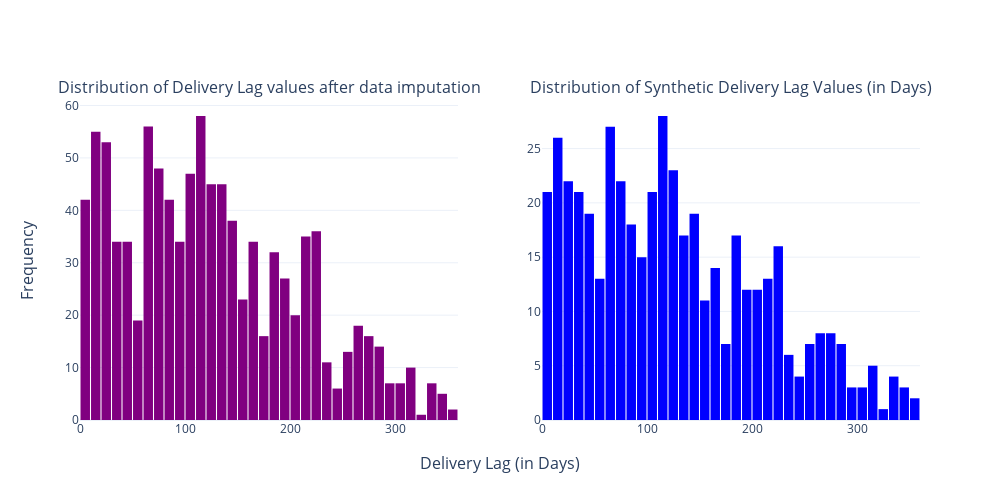

Notebook code for this chart:
### Code cell
# Plot histogram to assess the distribution of Delivery_Lag values after data cleaning and imputation
fig = make_subplots(rows=1, cols=2, x_title='Delivery Lag (in Days)', y_title='Frequency',
                       subplot_titles=['Distribution of Delivery Lag values after data imputation', 'Distribution of Synthetic Delivery Lag Values (in Days)'])

# Create histogram plots to visualize distributions
fig1 = px.histogram(df.Delivery_Lag, color_discrete_sequence=['purple'])
fig2 = px.histogram(valid_values, color_discrete_sequence=['blue'])

# Add plots to subfigure
fig.add_trace(fig1.data[0], row=1, col=1)
fig.add_trace(fig2.data[0], row=1, col=2)

# Adjust layout and display
fig.update_layout(showlegend=False, bargap=0.1, height=500, width=1000)
fig.show()

### Figure 1 — Plotly figure (JSON) as saved in the notebook; plotly's stock layout.template omitted (floating-point values rounded to 4 significant figures; data arrays with more than 128 entries replaced by an {"elided": "..."} marker saying what was removed)
{"data": [{"alignmentgroup": "True", "bingroup": "x", "hovertemplate": "variable=Delivery_Lag<br>value=%{x}<br>count=%{y}<extra></extra>", "legendgroup": "Delivery_Lag", "marker": {"color": "purple", "pattern": {"shape": ""}}, "name": "Delivery_Lag", "offsetgroup": "Delivery_Lag", "orientation": "v", "showlegend": true, "type": "histogram", "x": {"elided": "990 int values"}, "xaxis": "x", "yaxis": "y"}, {"alignmentgroup": "True", "bingroup": "x", "hovertemplate": "variable=Delivery_Lag<br>value=%{x}<br>count=%{y}<extra></extra>", "legendgroup": "Delivery_Lag", "marker": {"color": "blue", "pattern": {"shape": ""}}, "name": "Delivery_Lag", "offsetgroup": "Delivery_Lag", "orientation": "v", "showlegend": true, "type": "histogram", "x": {"elided": "475 int values"}, "xaxis": "x2", "yaxis": "y2"}], "layout": {"annotations": [{"font": {"size": 16}, "showarrow": false, "text": "Distribution of Delivery Lag values after data imputation", "x": 0.225, "xanchor": "center", "xref": "paper", "y": 1, "yanchor": "bottom", "yref": "paper"}, {"font": {"size": 16}, "showarrow": false, "text": "Distribution of Synthetic Delivery Lag Values (in Days)", "x": 0.775, "xanchor": "center", "xref": "paper", "y": 1, "yanchor": "bottom", "yref": "paper"}, {"font": {"size": 16}, "showarrow": false, "text": "Delivery Lag (in Days)", "x": 0.5, "xanchor": "center", "xref": "paper", "y": 0, "yanchor": "top", "yref": "paper", "yshift": -30}, {"font": {"size": 16}, "showarrow": false, "text": "Frequency", "textangle": -90, "x": 0, "xanchor": "right", "xref": "paper", "xshift": -40, "y": 0.5, "yanchor": "middle", "yref": "paper"}], "bargap": 0.1, "height": 500, "showlegend": false, "width": 1000, "xaxis": {"anchor": "y", "domain": [0, 0.45]}, "xaxis2": {"anchor": "y2", "domain": [0.55, 1]}, "yaxis": {"anchor": "x", "domain": [0, 1]}, "yaxis2": {"anchor": "x2", "domain": [0, 1]}}}
